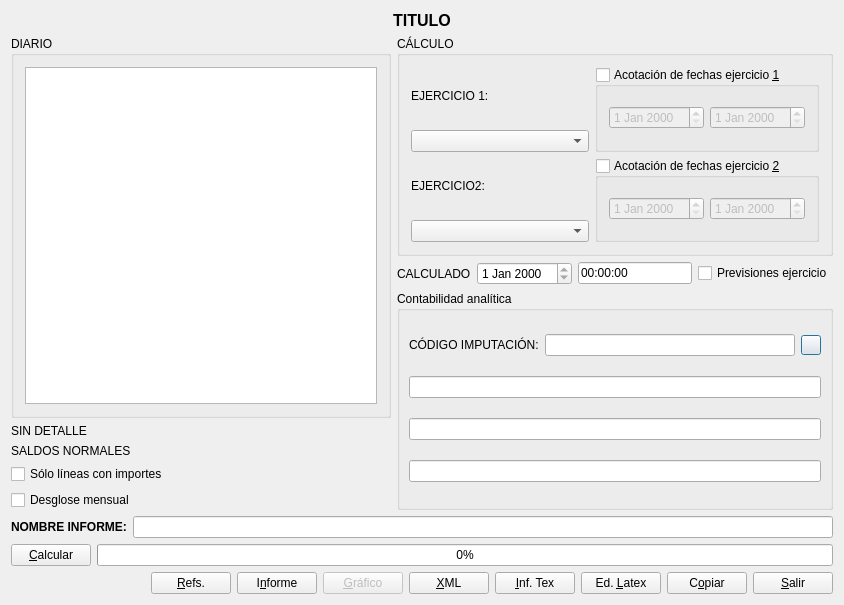
<?xml version="1.0" encoding="UTF-8"?>
<ui version="4.0">
 <author>José Manuel Díez Botella</author>
 <class>calcestado</class>
 <widget class="QDialog" name="calcestado">
  <property name="geometry">
   <rect>
    <x>0</x>
    <y>0</y>
    <width>844</width>
    <height>605</height>
   </rect>
  </property>
  <property name="windowTitle">
   <string>Cálculo de Estado Contable</string>
  </property>
  <layout class="QVBoxLayout" name="verticalLayout_2">
   <item>
    <widget class="QLabel" name="titulolabel">
     <property name="font">
      <font>
       <pointsize>12</pointsize>
       <weight>75</weight>
       <bold>true</bold>
      </font>
     </property>
     <property name="text">
      <string>TITULO</string>
     </property>
     <property name="alignment">
      <set>Qt::AlignCenter</set>
     </property>
    </widget>
   </item>
   <item>
    <layout class="QHBoxLayout" name="horizontalLayout_2">
     <item>
      <layout class="QVBoxLayout">
       <item>
        <widget class="QGroupBox" name="groupBox">
         <property name="minimumSize">
          <size>
           <width>0</width>
           <height>200</height>
          </size>
         </property>
         <property name="title">
          <string>DIARIO</string>
         </property>
         <layout class="QVBoxLayout">
          <item>
           <widget class="QListWidget" name="diariolistWidget"/>
          </item>
         </layout>
        </widget>
       </item>
       <item>
        <widget class="QLabel" name="desgloselabel">
         <property name="text">
          <string>SIN DETALLE</string>
         </property>
        </widget>
       </item>
       <item>
        <widget class="QLabel" name="medioslabel">
         <property name="enabled">
          <bool>true</bool>
         </property>
         <property name="text">
          <string>SALDOS NORMALES</string>
         </property>
        </widget>
       </item>
       <item>
        <widget class="QCheckBox" name="importescheckBox">
         <property name="text">
          <string>Sólo líneas con importes</string>
         </property>
        </widget>
       </item>
       <item>
        <widget class="QCheckBox" name="desglose_mes_checkBox">
         <property name="text">
          <string>Desglose mensual</string>
         </property>
        </widget>
       </item>
      </layout>
     </item>
     <item>
      <layout class="QVBoxLayout" name="verticalLayout">
       <item>
        <widget class="QGroupBox" name="groupBox_2">
         <property name="title">
          <string>CÁLCULO</string>
         </property>
         <layout class="QGridLayout">
          <item row="0" column="0">
           <layout class="QVBoxLayout">
            <item>
             <widget class="QLabel" name="textLabel1">
              <property name="maximumSize">
               <size>
                <width>110</width>
                <height>32767</height>
               </size>
              </property>
              <property name="text">
               <string>EJERCICIO 1:</string>
              </property>
              <property name="wordWrap">
               <bool>false</bool>
              </property>
             </widget>
            </item>
            <item>
             <widget class="QComboBox" name="Ejercicio1comboBox"/>
            </item>
           </layout>
          </item>
          <item row="0" column="1">
           <widget class="QGroupBox" name="fechas_ej1_groupBox">
            <property name="title">
             <string>Acotación de fechas ejercicio &amp;1</string>
            </property>
            <property name="checkable">
             <bool>true</bool>
            </property>
            <property name="checked">
             <bool>false</bool>
            </property>
            <layout class="QHBoxLayout">
             <item>
              <widget class="QDateEdit" name="ini_ej1_dateEdit"/>
             </item>
             <item>
              <widget class="QDateEdit" name="fin_ej1_dateEdit"/>
             </item>
            </layout>
           </widget>
          </item>
          <item row="1" column="0">
           <layout class="QVBoxLayout">
            <item>
             <widget class="QLabel" name="ejercicio2textLabel">
              <property name="maximumSize">
               <size>
                <width>110</width>
                <height>32767</height>
               </size>
              </property>
              <property name="text">
               <string>EJERCICIO2:</string>
              </property>
              <property name="wordWrap">
               <bool>false</bool>
              </property>
             </widget>
            </item>
            <item>
             <widget class="QComboBox" name="Ejercicio2comboBox"/>
            </item>
           </layout>
          </item>
          <item row="1" column="1">
           <widget class="QGroupBox" name="fechas_ej2_groupBox">
            <property name="title">
             <string>Acotación de fechas ejercicio &amp;2</string>
            </property>
            <property name="checkable">
             <bool>true</bool>
            </property>
            <property name="checked">
             <bool>false</bool>
            </property>
            <layout class="QHBoxLayout">
             <item>
              <widget class="QDateEdit" name="ini_ej2_dateEdit"/>
             </item>
             <item>
              <widget class="QDateEdit" name="fin_ej2_dateEdit"/>
             </item>
            </layout>
           </widget>
          </item>
         </layout>
        </widget>
       </item>
       <item>
        <layout class="QHBoxLayout" name="horizontalLayout">
         <item>
          <widget class="QLabel" name="textLabel2">
           <property name="text">
            <string>CALCULADO</string>
           </property>
           <property name="wordWrap">
            <bool>false</bool>
           </property>
          </widget>
         </item>
         <item>
          <widget class="QDateEdit" name="FechadateEdit">
           <property name="readOnly">
            <bool>true</bool>
           </property>
          </widget>
         </item>
         <item>
          <widget class="QLineEdit" name="horalineEdit">
           <property name="text">
            <string>00:00:00</string>
           </property>
           <property name="readOnly">
            <bool>true</bool>
           </property>
          </widget>
         </item>
         <item>
          <widget class="QCheckBox" name="previsiones">
           <property name="text">
            <string>Previsiones ejercicio</string>
           </property>
          </widget>
         </item>
        </layout>
       </item>
       <item>
        <widget class="QGroupBox" name="analiticagroupBox">
         <property name="title">
          <string>Contabilidad analítica</string>
         </property>
         <layout class="QVBoxLayout">
          <property name="spacing">
           <number>6</number>
          </property>
          <property name="leftMargin">
           <number>9</number>
          </property>
          <property name="topMargin">
           <number>9</number>
          </property>
          <property name="rightMargin">
           <number>9</number>
          </property>
          <property name="bottomMargin">
           <number>9</number>
          </property>
          <item>
           <layout class="QHBoxLayout">
            <property name="spacing">
             <number>6</number>
            </property>
            <property name="leftMargin">
             <number>0</number>
            </property>
            <property name="topMargin">
             <number>0</number>
            </property>
            <property name="rightMargin">
             <number>0</number>
            </property>
            <property name="bottomMargin">
             <number>0</number>
            </property>
            <item>
             <widget class="QLabel" name="cilabel">
              <property name="enabled">
               <bool>true</bool>
              </property>
              <property name="text">
               <string>CÓDIGO IMPUTACIÓN:</string>
              </property>
             </widget>
            </item>
            <item>
             <widget class="QLineEdit" name="cilineEdit">
              <property name="enabled">
               <bool>true</bool>
              </property>
              <property name="minimumSize">
               <size>
                <width>250</width>
                <height>0</height>
               </size>
              </property>
             </widget>
            </item>
            <item>
             <widget class="QPushButton" name="buscapushButton">
              <property name="enabled">
               <bool>true</bool>
              </property>
              <property name="maximumSize">
               <size>
                <width>20</width>
                <height>20</height>
               </size>
              </property>
              <property name="text">
               <string/>
              </property>
              <property name="icon">
               <iconset resource="keme.qrc">
                <normaloff>:/iconos/graf/viewer.xpm</normaloff>:/iconos/graf/viewer.xpm</iconset>
              </property>
             </widget>
            </item>
           </layout>
          </item>
          <item>
           <widget class="QLineEdit" name="nivel1lineEdit">
            <property name="enabled">
             <bool>true</bool>
            </property>
            <property name="font">
             <font>
              <pointsize>8</pointsize>
             </font>
            </property>
            <property name="readOnly">
             <bool>true</bool>
            </property>
           </widget>
          </item>
          <item>
           <widget class="QLineEdit" name="nivel2lineEdit">
            <property name="enabled">
             <bool>true</bool>
            </property>
            <property name="font">
             <font>
              <pointsize>8</pointsize>
             </font>
            </property>
            <property name="readOnly">
             <bool>true</bool>
            </property>
           </widget>
          </item>
          <item>
           <widget class="QLineEdit" name="nivel3lineEdit">
            <property name="enabled">
             <bool>true</bool>
            </property>
            <property name="font">
             <font>
              <pointsize>8</pointsize>
             </font>
            </property>
            <property name="readOnly">
             <bool>true</bool>
            </property>
           </widget>
          </item>
         </layout>
        </widget>
       </item>
      </layout>
     </item>
    </layout>
   </item>
   <item>
    <layout class="QHBoxLayout">
     <property name="spacing">
      <number>6</number>
     </property>
     <property name="leftMargin">
      <number>0</number>
     </property>
     <property name="topMargin">
      <number>0</number>
     </property>
     <property name="rightMargin">
      <number>0</number>
     </property>
     <property name="bottomMargin">
      <number>0</number>
     </property>
     <item>
      <widget class="QLabel" name="textLabel1_3">
       <property name="text">
        <string>&lt;!DOCTYPE HTML PUBLIC &quot;-//W3C//DTD HTML 4.0//EN&quot; &quot;http://www.w3.org/TR/REC-html40/strict.dtd&quot;&gt;
&lt;html&gt;&lt;head&gt;&lt;meta name=&quot;qrichtext&quot; content=&quot;1&quot; /&gt;&lt;style type=&quot;text/css&quot;&gt;
p, li { white-space: pre-wrap; }
&lt;/style&gt;&lt;/head&gt;&lt;body style=&quot; font-family:'Sans Serif'; font-size:9pt; font-weight:400; font-style:normal;&quot;&gt;
&lt;table style=&quot;-qt-table-type: root; margin-top:4px; margin-bottom:4px; margin-left:4px; margin-right:4px;&quot;&gt;
&lt;tr&gt;
&lt;td style=&quot;border: none;&quot;&gt;
&lt;p style=&quot; margin-top:0px; margin-bottom:0px; margin-left:0px; margin-right:0px; -qt-block-indent:0; text-indent:0px;&quot;&gt;&lt;span style=&quot; font-weight:600;&quot;&gt;NOMBRE INFORME:&lt;/span&gt;&lt;/p&gt;&lt;/td&gt;&lt;/tr&gt;&lt;/table&gt;&lt;/body&gt;&lt;/html&gt;</string>
       </property>
       <property name="wordWrap">
        <bool>false</bool>
       </property>
      </widget>
     </item>
     <item>
      <widget class="QLineEdit" name="texlineEdit"/>
     </item>
    </layout>
   </item>
   <item>
    <layout class="QHBoxLayout" name="horizontalLayout_4">
     <item>
      <widget class="QPushButton" name="CalcularpushButton">
       <property name="text">
        <string>&amp;Calcular</string>
       </property>
       <property name="icon">
        <iconset resource="keme.qrc">
         <normaloff>:/iconos/graf/calculator.xpm</normaloff>:/iconos/graf/calculator.xpm</iconset>
       </property>
       <property name="shortcut">
        <string>Alt+C</string>
       </property>
      </widget>
     </item>
     <item>
      <widget class="QProgressBar" name="progressBar">
       <property name="value">
        <number>0</number>
       </property>
       <property name="orientation">
        <enum>Qt::Horizontal</enum>
       </property>
      </widget>
     </item>
    </layout>
   </item>
   <item>
    <layout class="QHBoxLayout" name="horizontalLayout_3">
     <item>
      <spacer name="horizontalSpacer">
       <property name="orientation">
        <enum>Qt::Horizontal</enum>
       </property>
       <property name="sizeHint" stdset="0">
        <size>
         <width>40</width>
         <height>20</height>
        </size>
       </property>
      </spacer>
     </item>
     <item>
      <widget class="QPushButton" name="referenciaspushButton">
       <property name="text">
        <string>&amp;Refs.</string>
       </property>
       <property name="icon">
        <iconset resource="keme.qrc">
         <normaloff>:/iconos/graf/basket.png</normaloff>:/iconos/graf/basket.png</iconset>
       </property>
      </widget>
     </item>
     <item>
      <widget class="QPushButton" name="ConsultapushButton">
       <property name="text">
        <string>I&amp;nforme</string>
       </property>
       <property name="icon">
        <iconset resource="keme.qrc">
         <normaloff>:/iconos/graf/Print-icon.png</normaloff>:/iconos/graf/Print-icon.png</iconset>
       </property>
       <property name="shortcut">
        <string>Alt+G</string>
       </property>
      </widget>
     </item>
     <item>
      <widget class="QPushButton" name="graficopushButton">
       <property name="enabled">
        <bool>false</bool>
       </property>
       <property name="text">
        <string>&amp;Gráfico</string>
       </property>
       <property name="icon">
        <iconset resource="keme.qrc">
         <normaloff>:/iconos/graf/graf.png</normaloff>:/iconos/graf/graf.png</iconset>
       </property>
      </widget>
     </item>
     <item>
      <widget class="QPushButton" name="xmlpushButton">
       <property name="text">
        <string>&amp;XML</string>
       </property>
       <property name="icon">
        <iconset resource="keme.qrc">
         <normaloff>:/iconos/graf/XML.png</normaloff>:/iconos/graf/XML.png</iconset>
       </property>
      </widget>
     </item>
     <item>
      <widget class="QPushButton" name="ImprimirpushButton">
       <property name="text">
        <string>&amp;Inf. Tex</string>
       </property>
       <property name="icon">
        <iconset resource="keme.qrc">
         <normaloff>:/iconos/graf/printer.png</normaloff>:/iconos/graf/printer.png</iconset>
       </property>
       <property name="shortcut">
        <string>Alt+I</string>
       </property>
      </widget>
     </item>
     <item>
      <widget class="QPushButton" name="latexpushButton">
       <property name="text">
        <string>Ed. &amp;Latex</string>
       </property>
       <property name="icon">
        <iconset resource="keme.qrc">
         <normaloff>:/iconos/graf/tex.png</normaloff>:/iconos/graf/tex.png</iconset>
       </property>
      </widget>
     </item>
     <item>
      <widget class="QPushButton" name="copiarpushButton">
       <property name="text">
        <string>C&amp;opiar</string>
       </property>
       <property name="icon">
        <iconset resource="keme.qrc">
         <normaloff>:/iconos/graf/copiar.png</normaloff>:/iconos/graf/copiar.png</iconset>
       </property>
       <property name="shortcut">
        <string>Alt+O</string>
       </property>
      </widget>
     </item>
     <item>
      <widget class="QPushButton" name="SalirpushButton">
       <property name="text">
        <string>&amp;Salir</string>
       </property>
       <property name="icon">
        <iconset resource="keme.qrc">
         <normaloff>:/iconos/graf/application-exit.png</normaloff>:/iconos/graf/application-exit.png</iconset>
       </property>
       <property name="shortcut">
        <string>Alt+S</string>
       </property>
      </widget>
     </item>
    </layout>
   </item>
  </layout>
 </widget>
 <layoutdefault spacing="6" margin="11"/>
 <tabstops>
  <tabstop>Ejercicio1comboBox</tabstop>
  <tabstop>Ejercicio2comboBox</tabstop>
  <tabstop>fechas_ej1_groupBox</tabstop>
  <tabstop>ini_ej1_dateEdit</tabstop>
  <tabstop>fin_ej1_dateEdit</tabstop>
  <tabstop>fechas_ej2_groupBox</tabstop>
  <tabstop>ini_ej2_dateEdit</tabstop>
  <tabstop>fin_ej2_dateEdit</tabstop>
  <tabstop>FechadateEdit</tabstop>
  <tabstop>horalineEdit</tabstop>
  <tabstop>previsiones</tabstop>
  <tabstop>cilineEdit</tabstop>
  <tabstop>buscapushButton</tabstop>
  <tabstop>nivel1lineEdit</tabstop>
  <tabstop>nivel2lineEdit</tabstop>
  <tabstop>nivel3lineEdit</tabstop>
  <tabstop>diariolistWidget</tabstop>
  <tabstop>importescheckBox</tabstop>
  <tabstop>texlineEdit</tabstop>
  <tabstop>CalcularpushButton</tabstop>
  <tabstop>referenciaspushButton</tabstop>
  <tabstop>ConsultapushButton</tabstop>
  <tabstop>graficopushButton</tabstop>
  <tabstop>xmlpushButton</tabstop>
  <tabstop>ImprimirpushButton</tabstop>
  <tabstop>latexpushButton</tabstop>
  <tabstop>copiarpushButton</tabstop>
  <tabstop>SalirpushButton</tabstop>
 </tabstops>
 <resources>
  <include location="keme.qrc"/>
 </resources>
 <connections>
  <connection>
   <sender>SalirpushButton</sender>
   <signal>clicked()</signal>
   <receiver>calcestado</receiver>
   <slot>reject()</slot>
   <hints>
    <hint type="sourcelabel">
     <x>20</x>
     <y>20</y>
    </hint>
    <hint type="destinationlabel">
     <x>20</x>
     <y>20</y>
    </hint>
   </hints>
  </connection>
 </connections>
</ui>
